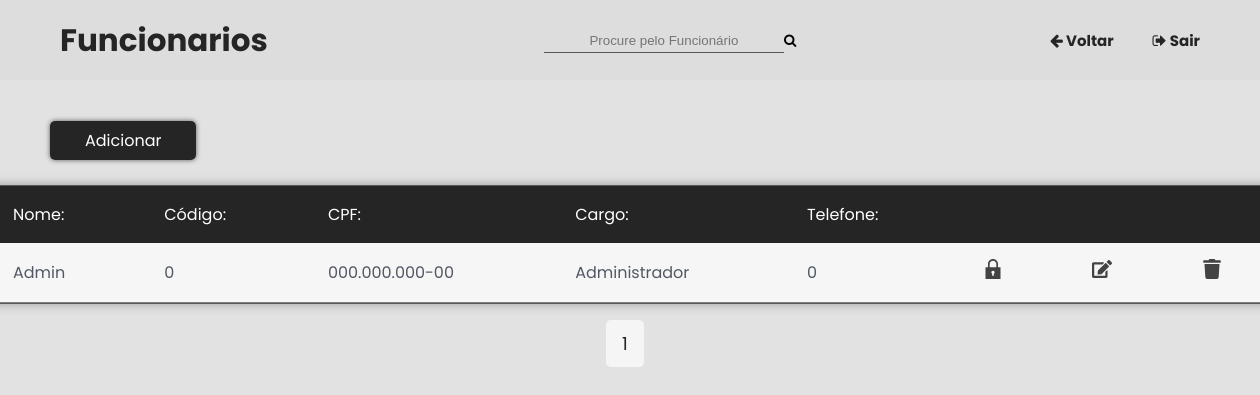
Screenshot of /funcionarios.php (signed in) with the database file from the repository.
### tables this page shows
CREATE TABLE `usuarios` (
  `id` int(11) NOT NULL,
  `codigo` int(20) NOT NULL,
  `nome` varchar(30) NOT NULL,
  `cpf` varchar(15) NOT NULL,
  `telefone` int(10) NOT NULL,
  `senha` varchar(32) NOT NULL,
  `cargo` int(11) NOT NULL
);

### CLASSES/usuarios.php (called while the page is built, shortened)
<?php
Class Usuario{
    public function paginacao($itens_por_pagina){
        global $pdo;
        $sql = "SELECT COUNT(id) FROM usuarios";
        $sql = $pdo->prepare($sql);
        $sql->execute();
        $row = $sql->fetch();
        $numrecords = $row[0];
        $numlinks = ceil($numrecords/$itens_por_pagina);
        return $numlinks;
    }
    public function mostraFuncionarios($pagina,$itens_por_pagina){
        global $pdo;
        $sql = "SELECT * FROM usuarios LIMIT $pagina,$itens_por_pagina";
        $sql = $pdo->prepare($sql);
        $sql->execute();
        if($sql->rowCount() > 0){
            $funcionarios = $sql->fetchAll(PDO::FETCH_ASSOC);
            return $funcionarios;
        } else {
            return false;
        }
    }
}

### funcionarios.php (the view, shortened to what this page needs)
<?php
if(!isset($_SESSION['id_user'])){
    header("location: index.php");
    exit;
} else if ($_SESSION['tipo'] == 1){
require_once 'CLASSES/Usuarios.php';
$u = new Usuario;
$u->createuser();
?>
<!DOCTYPE html>
<html lang="pt-br">
<head>
    <link rel="stylesheet" href="https://cdnjs.cloudflare.com/ajax/libs/font-awesome/4.7.0/css/font-awesome.min.css">
    <link rel="stylesheet" href="CSS/styleListaFuncionarios.css">
</head>
<body>
    <header>
        <h1>Funcionarios</h1>
        <form method="GET" class="form">
                <div class="searchbar">
                    <input name="busca" placeholder="Procure pelo Funcionário">
                </div>
                <button type="submit"><i class="fa fa-search" aria-hidden="true"></i></button>
        </form>
        <div class="headericons">
            <a href="admin.php"><i class="fa fa-arrow-left" aria-hidden="true"></i> Voltar</a>
            <a href="sair.php"><i class="fa fa-sign-out" aria-hidden="true"></i> Sair</a>
        </div>
    </header>
    <div class="container">
        <div class="barratarefas">
            <a href="cadastro.php">Adicionar</a>
        </div>
        <?php
            $itens_por_pagina = 6;
            $numlinks = $u->paginacao($itens_por_pagina);
            $pagina = (isset($_GET['start'])) ? $_GET['start'] : 0;
            if (!$pagina) $pagina = 0;
            $start = $pagina * $itens_por_pagina;
            if (isset($_GET['busca']) && !empty($_GET['busca'])) {
                $busca = addslashes($_GET['busca']);
                $funcionarios = $u->mostraPesquisa($busca,$start,$itens_por_pagina);
                if($funcionarios == false){
                    ?>
                        <div class="nosearch">
                            <h1>Nenhum resultado encontrado <i class="fa fa-exclamation-triangle" aria-hidden="true"></i></h1>
                            <div class="paginacao">
                                <?php
                                    echo "<a href='funcionarios.php' class='pag'>Voltar</a>";
                                ?>
                            </div>
                        </div>
                    <?php
                } else {
                    $numlinks = $u->paginacaoPesquisa($busca,$start,$itens_por_pagina);
            ?>
            <table id="data-table">
                <thead>
                    <tr>
                            <th>Nome:</th>
                            <th>Código:</th>
                            <th>CPF:</th>
                            <th>Cargo:</th>
                            <th>Telefone:</th>
                            <th></th>
                            <th></th>
                            <th></th>
                    </tr>
                </thead>
                </tbody>
                <?php
                    foreach ($funcionarios as $f){
                ?>
                    <tr>
                        <td><?= $f['nome'] ?></td>
                        <td><?= $f['codigo'] ?></td>
                        <td><?= $f['cpf'] ?></td>
                        <td>
                        <?php if($f['cargo'] == 1){
                                echo "Administrador";
                              } else {
                                echo "Funcionário";
                              }
                        ?>
                        </td>
                        <td><?= $f['telefone'] ?></td>
                        <td>
                            <a href='trocarSenha.php?id=<?= $f['id'] ?>' onclick="return confirmation()" class='change' id='<?= $f['id'] ?>'>
                                <img src="./images/lock.svg" alt="editarsenha">
                            </a>
                        </td>
                        <td>
                            <a href='editarFuncionario.php?id=<?= $f['id'] ?>'>
                                <img src="./images/edit.svg" alt="editar">
                            </a>
                        </td>
                        <td>
                            <a href='excluirFuncionario.php?id=<?= $f['id'] ?>'>
                                <img src="./images/remove.svg" alt="remover">
                            </a>
                        </td>
                    </tr>
                    <?php } } ?>
                </tbody>
            </table>
        <div class="paginacao">
            <?php
                if($start > 0){
                    echo "<a href='funcionarios.php?busca=$busca&start=".($pagina-1)."' class='pag'>Anterior</a>";
                }
                for($i=0;$i<$numlinks-1;$i++){
                    $y = $i+1;
                    $class = ' ';
                    if ($pagina == $i){
                        $class = 'active';
                    }
                    echo "<a href='funcionarios.php?busca=$busca&start=".$i."' class='pag ".$class."'>$y</a>";
                }
                if(($i+1) > $pagina && $pagina < $numlinks-2){
                    echo "<a href='funcionarios.php?busca=$busca&start=".($pagina+1)."' class='pag'>Proxima</a>";
                }
            ?>
        </div>
        <?php
            } else {
                $funcionarios = $u->mostraFuncionarios($start,$itens_por_pagina);
        ?>
        <table id="data-table">
            <thead>
                <tr>
                        <th>Nome:</th>
                        <th>Código:</th>
                        <th>CPF:</th>
                        <th>Cargo:</th>
                        <th>Telefone:</th>
                        <th></th>
                        <th></th>
                        <th></th>
                </tr>
            </thead>
            <?php
                foreach ($funcionarios as $f){
            ?>
                <tr>
                    <td><?= $f['nome'] ?></td>
                    <td><?= $f['codigo'] ?></td>
                    <td><?= $f['cpf'] ?></td>
                    <td>
                    <?php if($f['cargo'] == 1){
                            echo "Administrador";
                          } else {
                            echo "Funcionário";
                          }
                    ?>
                    </td>
                    <td><?= $f['telefone'] ?></td>
                    <td>
                        <a href='trocarSenha.php?id=<?= $f['id'] ?>' onclick="return confirmation()" class='change' id='<?= $f['id'] ?>'>
                            <img src="./images/lock.svg" alt="editarsenha">
                        </a>
                    </td>
                    <td>
                        <a href='editarFuncionario.php?id=<?= $f['id'] ?>'>
                            <img src="./images/edit.svg" alt="editar">
                        </a>
                    </td>
                    <td>
                        <a href='excluirFuncionario.php?id=<?= $f['id'] ?>'>
                            <img src="./images/remove.svg" alt="remover">
                        </a>
                    </td>
                </tr>
                <?php } ?>
        </table>
    </div>
    <div class="paginacao">
        <?php
            for($i=0;$i<$numlinks;$i++){
                $y = $i+1;
                $class = ' ';
                if ($pagina == $i){
                    $class = 'active';
                }
                echo "<a href='funcionarios.php?start=".$i."' class='pag ".$class."'>$y</a>";
            }
        ?>
    </div>
</body>
</html>
<?php
}
} else {
    header("location: menu.php");
    exit;
}
?>

### CSS/styleListaFuncionarios.css (style rules this page uses)
* { margin: 0; padding: 0; box-sizing: border-box; }
body { font-family: Poppins; background-color: #e2e2e2; }
a { text-decoration: none; }
header { width: 100%; height: 80px; display: flex; justify-content: space-between; align-items: center; padding: 0 60px; background-color: #dddddd; }
.headericons { width: 150px; display: flex; justify-content: space-between; align-items: center; }
header h1 { font: bold 31px Poppins; color: #252525; }
header a { font: bold 15px Poppins; color: #252525; transition: 0.2s; }
.form { width: 230px; display: flex; justify-content: space-between; }
.form input { width: 240px; height: 25px; background: none; outline: none; border: none; border-bottom: 1.5px solid #585858; padding: 2px 5px; text-align: center; color: #838383; transition: 0.3s; }
.form button { background: none; outline: none; border: none; cursor: pointer; }
.container { display: flex; flex-direction: column; justify-content: center; align-items: center; }
.barratarefas { padding: 0 50px; margin-top: 3rem; margin-right: auto; }
.barratarefas a { padding: 8px 35px; background-color: #252525; color: #FFFFFF; border-radius: 5px; box-shadow: 0 0 5px #585858; cursor: pointer; transition: 0.3s; }
#data-table { width: 1300px; border-spacing: 0 0; border: 1px solid #585858; color: #fff; margin-top: 2rem; box-shadow: 0 0 10px rgb(153, 153, 153); }
table thead th { background: #252525; font-weight: normal; columns: #fff; padding: 1rem 2rem; text-align: left; }
table tbody td { background: white; padding: 1rem 2rem; border-bottom: 1px solid #585858; color: #141e30; }
table tbody tr { opacity: 0.7; }
tbody tr td img { width: 20px; height: 20px; }
.paginacao { display: flex; flex-direction: row; justify-content: center; align-items: center }
.pag { display: inline-flex; border-radius: 5px; padding: 10px 16px; margin-top: 1rem; margin-right: 10px; font: 18px Poppins; color: #252525; background-color: rgb(245, 245, 245); opacity: 0.7; transition: 0.3s; }
.pag.active { opacity: 1; }

### rows the page displays
usuarios: nome "Admin", codigo "0", cpf "000.000.000-00", cargo "Administrador", telefone "0"

### other values shown
$y "1"
